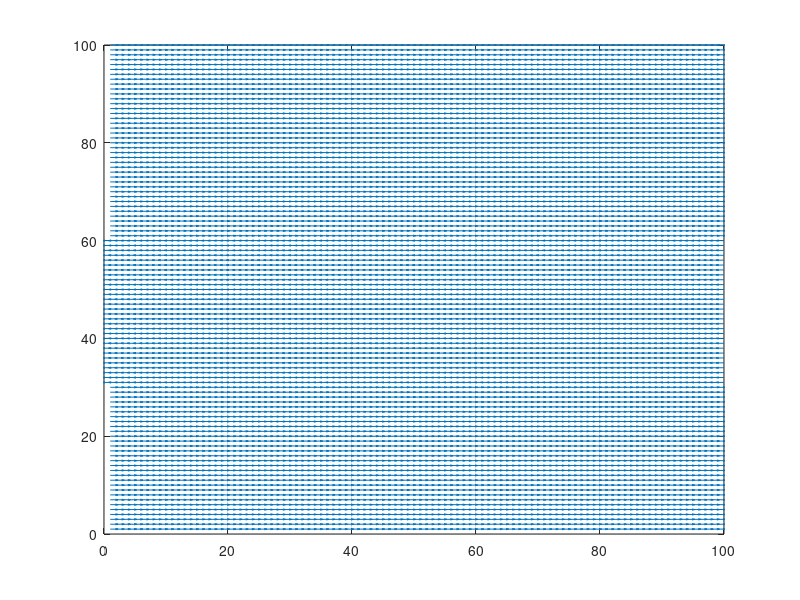

MATLAB code for this plot:
clear
clc
close all

xx = 1 : 100;
yy = 1 : 100;

[x, y] = meshgrid(xx, yy);

vx = zeros(size(x));
vy = vx;

vx(1 : 30, :) = 0.1;
vx(31 : 60, :) = -0.1;
vx(61 : end, :) = 0.1;

field.x = x;
field.y = y;
field.vx = vx;
field.vy = vy;

quiver(x,y,vx,vy);hold on;
axis([0,100,0,100]);
grid on;





